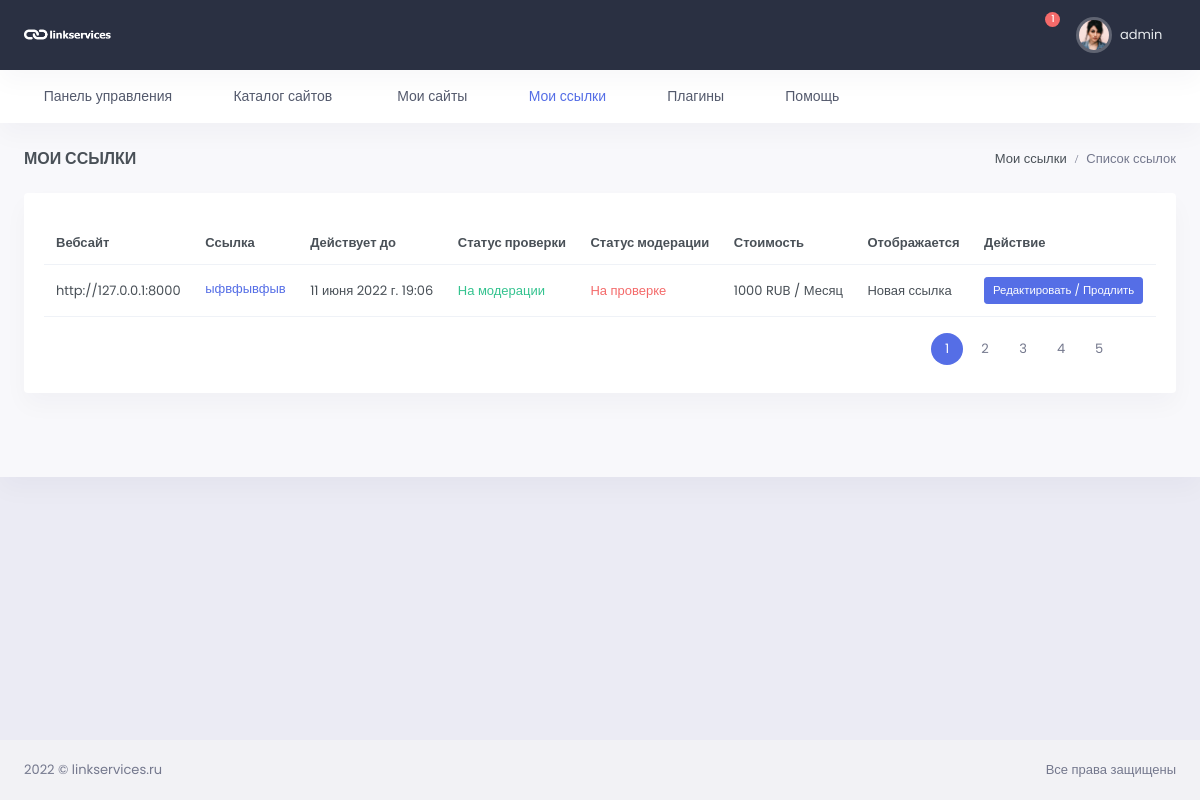
The app's page /my-links/ (signed in), older data.
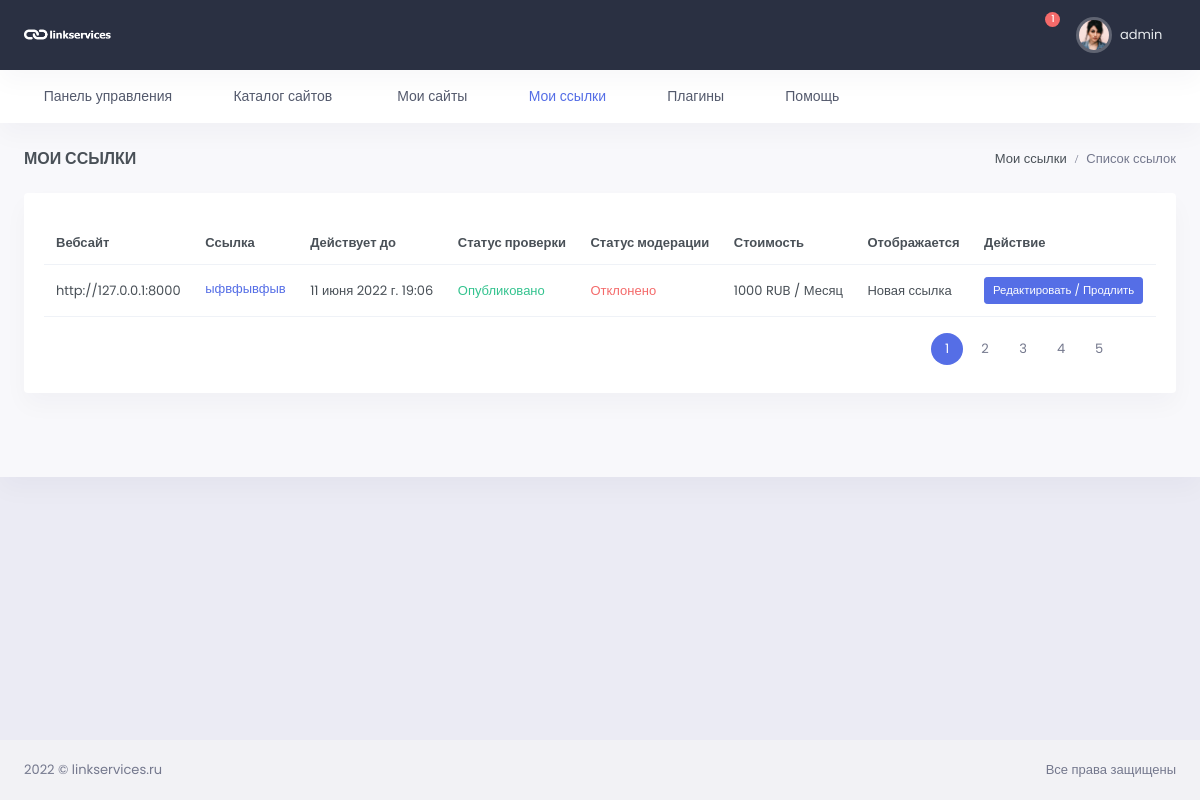
The same page, newer data.
### link_app/models.py (models this page shows, shortened)
class Link(models.Model):
    url = models.ForeignKey(WebSite, on_delete=models.CASCADE, verbose_name='url сайта')
    link = models.TextField(verbose_name="Ссылка")
    status_verify = models.ForeignKey(VerifyStatus, on_delete=models.CASCADE,
                                      verbose_name='Статус проверки', blank=True, null=True)
    moderation = models.ForeignKey(Moderation, on_delete=models.CASCADE,
                                   verbose_name='Статус модерации', blank=True, null=True)
    valid_date = models.DateTimeField(default=one_week_hence, verbose_name='В работе до')
    created = models.DateTimeField(auto_now_add=True, verbose_name='Добавлено')
    update = models.DateTimeField(auto_now=True, verbose_name='Изменено')
    user_email = models.ForeignKey(User, related_name='user_link', on_delete=models.CASCADE,
                                   max_length=100, blank=True, null=True, verbose_name='email заказчика')
    price_per_item = models.IntegerField(default=0, verbose_name='Цена за 1 месяц')
    total_price = models.IntegerField(default=0, verbose_name='Общая стоимость')
    count_month = models.IntegerField(default=1, verbose_name='Количество месяцев')
    bot_id = models.CharField(max_length=100, blank=True, null=True)
    class Meta:
        verbose_name = 'Ссылка'
        verbose_name_plural = 'Ссылки'
        ordering = ('-created',)

class VerifyStatus(models.Model):
    name = models.CharField(max_length=255, verbose_name='Статус проверки')
    def __str__(self):
        return self.name
    class Meta:
        verbose_name = 'Статус проверки'
        verbose_name_plural = 'Статусы проверок'
        ordering = ('name',)

class Moderation(models.Model):
    name = models.CharField(max_length=255, verbose_name='Статус модерации')
    def __str__(self):
        return self.name
    class Meta:
        verbose_name = 'Статус модерации'
        verbose_name_plural = 'Статусы модерации'
        ordering = ('name',)

### site_app/models.py (models this page shows, shortened)
class WebSite(models.Model):
    url = models.CharField(max_length=255, verbose_name='url сайта')
    user_email = models.ForeignKey(User, related_name='user_website', on_delete=models.CASCADE,
                                   max_length=100, blank=True, null=True, verbose_name='email заказчика')
    category = models.ForeignKey(Category, on_delete=models.CASCADE, verbose_name='Тематика')
    price = models.IntegerField(verbose_name='Цена')
    status = models.ForeignKey(Status, verbose_name='Статус', on_delete=models.CASCADE, blank=True, null=True)
    total_link = models.IntegerField(verbose_name='Всего ссылок', blank=True, null=True)
    sold_link = models.IntegerField(verbose_name='Продано ссылок', blank=True, null=True)
    yandex_x = models.IntegerField(verbose_name='Яндекс Икс', blank=True, null=True)
    yandex_stat = models.CharField(max_length=255, verbose_name='Яндекс статистика')
    password_yandex = models.CharField(max_length=250, verbose_name='Пароль от статистики', blank=True, null=True)
    bot_id = models.CharField(max_length=100, blank=True, null=True)
    created = models.DateTimeField(auto_now_add=True, verbose_name='Добавлено')
    update = models.DateTimeField(auto_now=True, verbose_name='Изменено')
    def __str__(self):
        return self.url
    class Meta:
        verbose_name = 'Сайт'
        verbose_name_plural = 'Сайты'
        ordering = ('-created',)

### link_app/views.py (the view)
# urls.py: path('', MyLinks.as_view(), name='my-links'),
class MyLinks(LoginRequiredMixin, ListView):
    model = Link
    template_name = 'link_app/mylinks.html'
    context_object_name = 'link'

### link_app/templates/link_app/mylinks.html (shortened to what this page needs)
{% extends 'base.html' %}
{% load static %}
{% block content %}
<div id="layout-wrapper">
<div class="main-content">
    <div class="page-content">
        <div class="container-fluid">
            <div class="row">
                <div class="col-12">
                    <div class="page-title-box d-sm-flex align-items-center justify-content-between">
                        <h4 class="mb-sm-0 font-size-18">Мои ссылки</h4>
                        <div class="page-title-right">
                            <ol class="breadcrumb m-0">
                                <li class="breadcrumb-item"><a href="javascript: void(0);">Мои ссылки</a></li>
                                <li class="breadcrumb-item active">Список ссылок</li>
                            </ol>
                        </div>
                    </div>
                </div>
            </div>
            <div class="row">
                <div class="col-12">
                    <div class="card">
                        <div class="card-body">
                            <div class="table-responsive">
                                <table class="table align-middle table-nowrap">
                                    <thead>
                                    <tr>
                                        <th>Вебсайт</th>
                                        <th>Ссылка</th>
                                        <th>Действует до</th>
                                        <th>Статус проверки</th>
                                        <th>Статус модерации</th>
                                        <th>Стоимость</th>
                                        <th>Отображается</th>
                                        <th>Действие</th>
                                    </tr>
                                    </thead>
                                    <tbody>
                                    {% for item in link %}
                                        {% include 'link_app/partials/itemlink.html' %}
                                    {% endfor %}
                                    </tbody>
                                </table>
                            </div>
                            <ul class="pagination pagination-rounded justify-content-end mb-2">
                                <li class="page-item disabled">
                                    <a class="page-link" href="javascript: void(0);" aria-label="Previous">
                                        <i class="mdi mdi-chevron-left"></i>
                                    </a>
                                </li>
                                <li class="page-item active"><a class="page-link" href="javascript: void(0);">1</a></li>
                                <li class="page-item"><a class="page-link" href="javascript: void(0);">2</a></li>
                                <li class="page-item"><a class="page-link" href="javascript: void(0);">3</a></li>
                                <li class="page-item"><a class="page-link" href="javascript: void(0);">4</a></li>
                                <li class="page-item"><a class="page-link" href="javascript: void(0);">5</a></li>
                                <li class="page-item">
                                    <a class="page-link" href="javascript: void(0);" aria-label="Next">
                                        <i class="mdi mdi-chevron-right"></i>
                                    </a>
                                </li>
                            </ul>
                        </div>
                    </div>
                </div>
            </div>
        </div>
    </div>
</div>
</div>
{% endblock %}

### link_app/templates/link_app/partials/itemlink.html
<tr>
    <td>{{ item.url }}</td>
    <td>
        <p class="mb-1"><a href="https://feikiev.com/" target="_blank"
                           style="text-decoration: underline;">{{ item.link }}</a></p>
    </td>
    <td>{{ item.valid_date }}</td>
    <td><span class="text-success">{{ item.status_verify }}</span></td>
    <td><span class="text-danger">{{ item.moderation }}</span></td>
    <td>{{ item.url.price }}  RUB / Месяц</td>
    <td>Новая ссылка</td>
    <td>
        <button type="button" class="btn btn-primary btn-sm w-md"
                data-bs-toggle="modal" data-bs-target="#withdrawModal"
                style="margin-left: auto;">Редактировать / Продлить
        </button>
    </td>
</tr>

Row changes from the older to the newer data that the page shows:
changed Link "ыфвфывфыв": status_verify "На модерации" → "Опубликовано"; moderation "На проверке" → "Отклонено"
